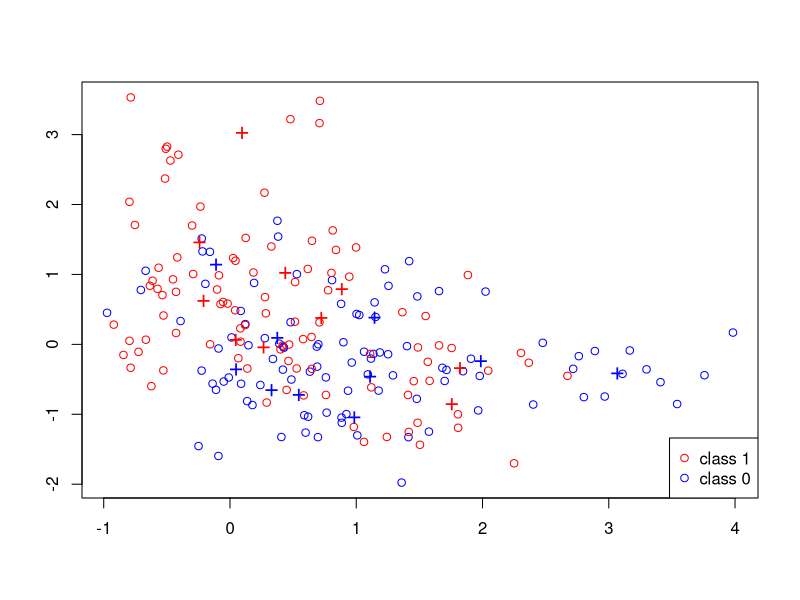

Write the R code that produced this figure.
## ---- chunk 1

set.seed(39482342)

csize = 10       # number of centers
p = 2     # number of dimensions    
s = 1        # sd for generating the centers within each class                    
m1 = matrix(rnorm(csize*p), csize, p)*s + cbind( rep(1,csize), rep(0,csize) ) # m1 = all center data for class 1
m0 = matrix(rnorm(csize*p), csize, p)*s + cbind( rep(0,csize), rep(1,csize) ) # m0 = all center data for class 2

n = 100

# Allocate the n samples for class 1  to the 10 clusters
id1 = sample(1:csize, n, replace=TRUE)
# Allocate the n samples for class 1 to the 10 clusters
id0 = sample(1:csize, n, replace=TRUE)  
s = sqrt(1/5);              # sd for generating data. 

traindata = matrix(rnorm(2*n*p), 2*n, p)*s + 
  rbind(m1[id1,], m0[id0,])
dim(traindata)
Ytrain = factor(c(rep(1,n), rep(0,n)))

n = 5000
# Allocate the n samples for class 1  to the 10 clusters
id1 = sample(1:csize, n, replace=TRUE)
# Allocate the n samples for class 1 to the 10 clusters
id0 = sample(1:csize, n, replace=TRUE)  

testdata = matrix(rnorm(2*n*p), 2*n, p)*s + 
  rbind(m1[id1,], m0[id0,])
dim(traindata)
Ytest = factor(c(rep(1,n), rep(0,n)))
## ---- chunk 2
n = 100
plot(traindata[,1], traindata[,2], type="n", xlab="", ylab="")
points(traindata[1:n,1], traindata[1:n,2], col="blue")
points(traindata[(n+1):(2*n),1], traindata[(n+1):(2*n),2], col="red")
points(m1[1:csize,1], m1[1:csize,2], pch="+", cex=1.5, col="blue")
points(m0[1:csize,1], m0[1:csize,2], pch="+", cex=1.5, col="red");   
legend("bottomright", pch = c(1,1), col = c("red", "blue"), legend = c("class 1", "class 0"))
## ---- chunk 3
# scratch code we were working on
vectorized_distances = outer(testdata, traindata, FUN = "-")
distances = sqrt(vectorized_distances[,1,,1]^2 + vectorized_distances[,2,,2]^2)
sorted_distances_and_indicies = apply(distances, 1, function(x) sort(x, index.return = TRUE))
k = 5
closest_k = lapply(1: length(sorted_distances_and_indicies), function (j) sorted_distances_and_indicies[[j]]$ix[1:k] )
class_distinction = lapply(closest_k, function(x) x > 100)
class_0 = unlist(lapply(class_distinction, function(x) ifelse(sum(x) == k/2, rnorm(1) > 0, sum(x) > k/2)))
